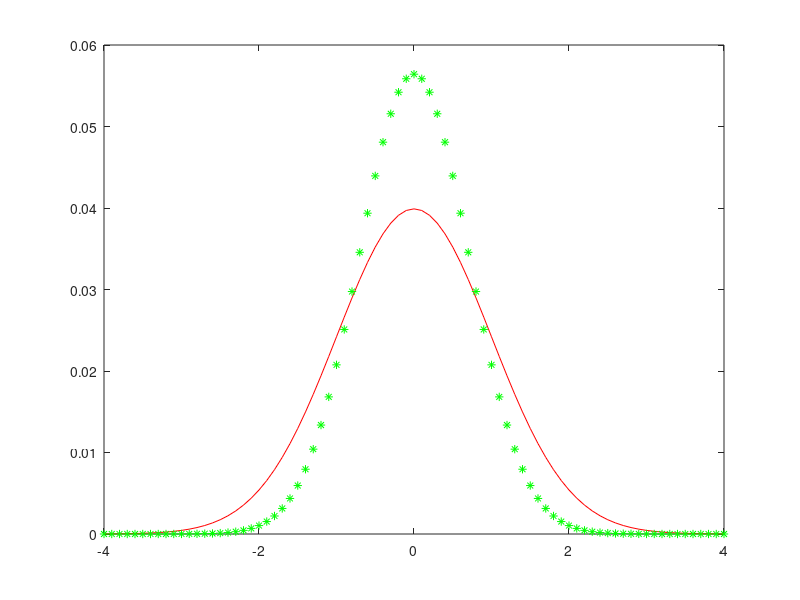

MATLAB code to generate this figure:
% research Gaussian distribution and its square distribution.
x =[-4:0.1:4];
y1 = normpdf(x,0,1);
y1sum = sum(y1);
y1 = y1./y1sum;

y2 = y1.*y1;
y2sum= sum(y2);
y2 = y2./y2sum;

figure
plot(x,y1,"r-",x,y2,"g*")
% conclusion:
% square of gaussian distribution then normlize is still a gaussian distribution again, 
% with bigger peak prob and less standard deviation. 